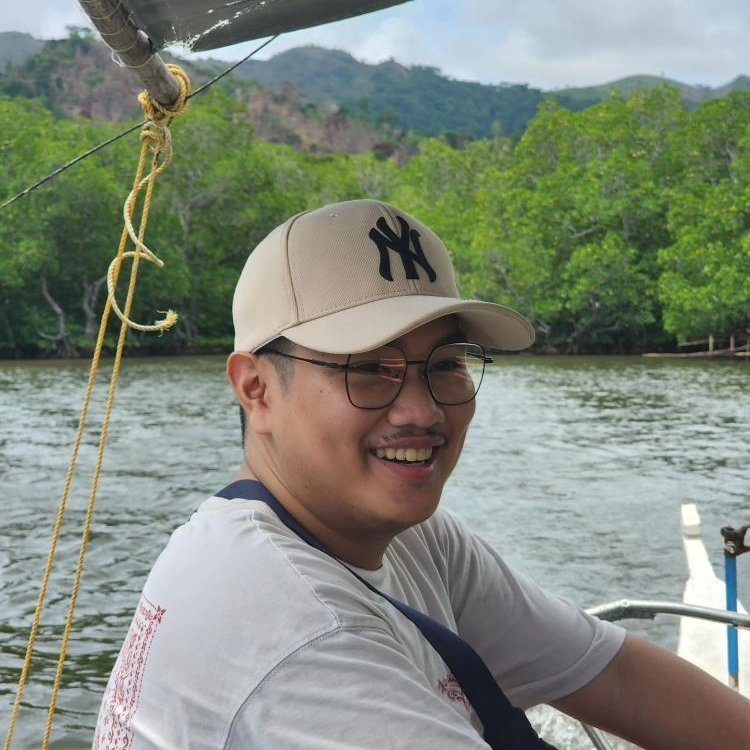
#> input picture nioshiii.jpg, 750 x 750 px, found by its file name
$ python LinsanganExer3.py
#> lines starting #> are read from the running program, lines starting #| are printed output that depends on the picture
import cv2
import numpy as np
import matplotlib.pyplot as plt

def scale_image(image, scale_factor, method):
    return cv2.resize(image, None, fx=scale_factor, fy=scale_factor, interpolation=method)

def rotate_image(image, angle):
    center = (image.shape[1] // 2, image.shape[0] // 2)
    rot_matrix = cv2.getRotationMatrix2D(center, angle, 1)
    return cv2.warpAffine(image, rot_matrix, (image.shape[1], image.shape[0]))

def display_image(image, title, position, cmap=None, xticks=None, yticks=None):
    plt.subplot(2, 2, position)
    plt.imshow(image, cmap=cmap)
    plt.title(title)
    plt.axis('on')
    if xticks is not None:
        plt.xticks(xticks)
    if yticks is not None:
        plt.yticks(yticks)

def main():
    image_path = r"C:/Users/Niiyyoooww/Desktop/DIP/Nioshiii.jpg"
    image = cv2.imread(image_path)
#> image is the input picture: shape (750, 750, 3); mean B, G, R 123.8, 137.3, 129.6

    if image is None:
        print("Error: Unable to load the image. Check the file path.")
        exit()

    image = cv2.cvtColor(image, cv2.COLOR_BGR2RGB)
    plt.figure(figsize=(8, 8))

    gray_image = cv2.cvtColor(image, cv2.COLOR_BGR2GRAY)
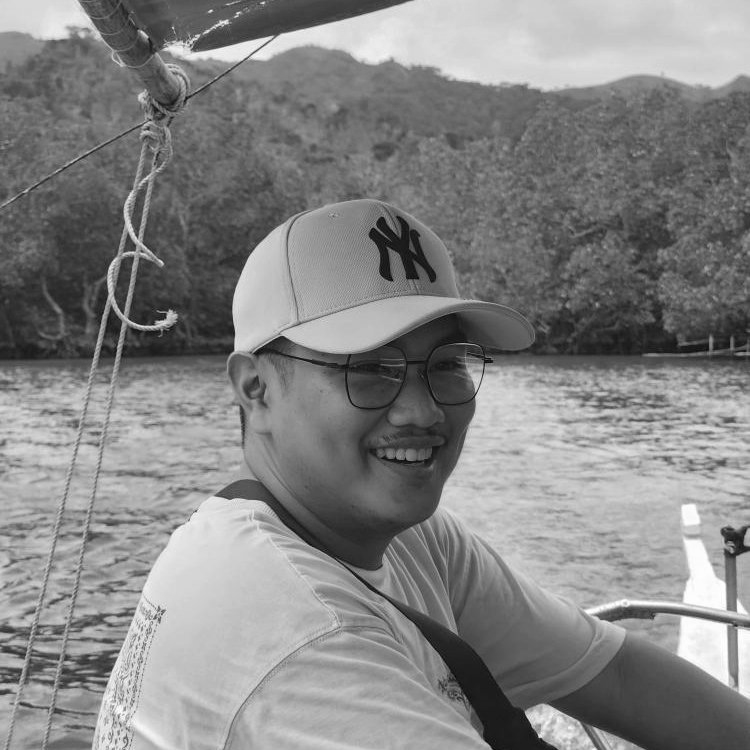
#> gray_image: shape (750, 750); min 2, max 255, mean 132.4
    display_image(gray_image, 'Original Image (Gray)', 1, cmap='gray', xticks=[200, 400, 600], yticks=[200, 400, 600])

    scaling_factor = 5  # Fixed scaling factor
    scaled_image = scale_image(image, scaling_factor, cv2.INTER_LINEAR)
    gray_scaled_image = cv2.cvtColor(scaled_image, cv2.COLOR_BGR2GRAY)
    display_image(gray_scaled_image, 'Scaled Image (Gray)', 2, cmap='gray', xticks=[1000, 2000, 3000], yticks=[500, 1000, 1500, 2000])

    rotated_image_60 = rotate_image(scaled_image, 60)
#> in rotate_image, `return cv2.warpAffine(image, rot_matrix, (image.shape[1], image.shape[..`:
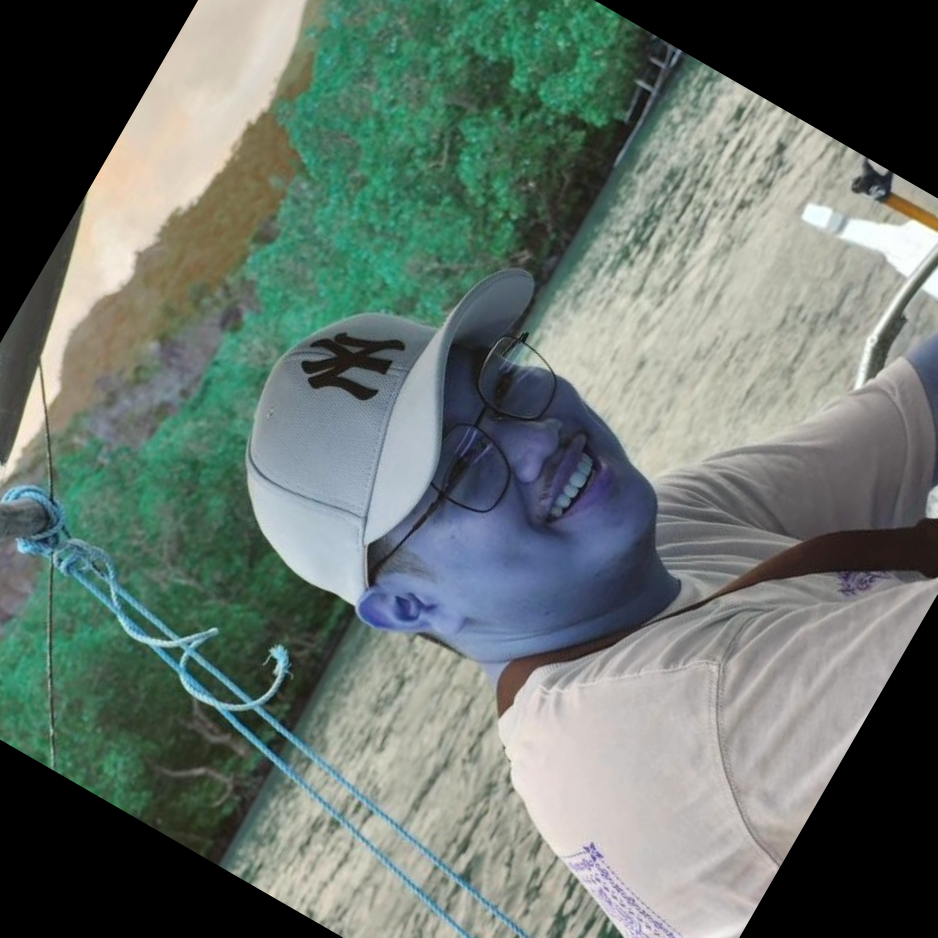
#> returned value: shape (3750, 3750, 3) (shown at 1/4 size); mean of channels 0, 1, 2 108.9, 115.8, 103.7; drawn as B, G, R
    gray_rotated_image_60 = cv2.cvtColor(rotated_image_60, cv2.COLOR_BGR2GRAY)
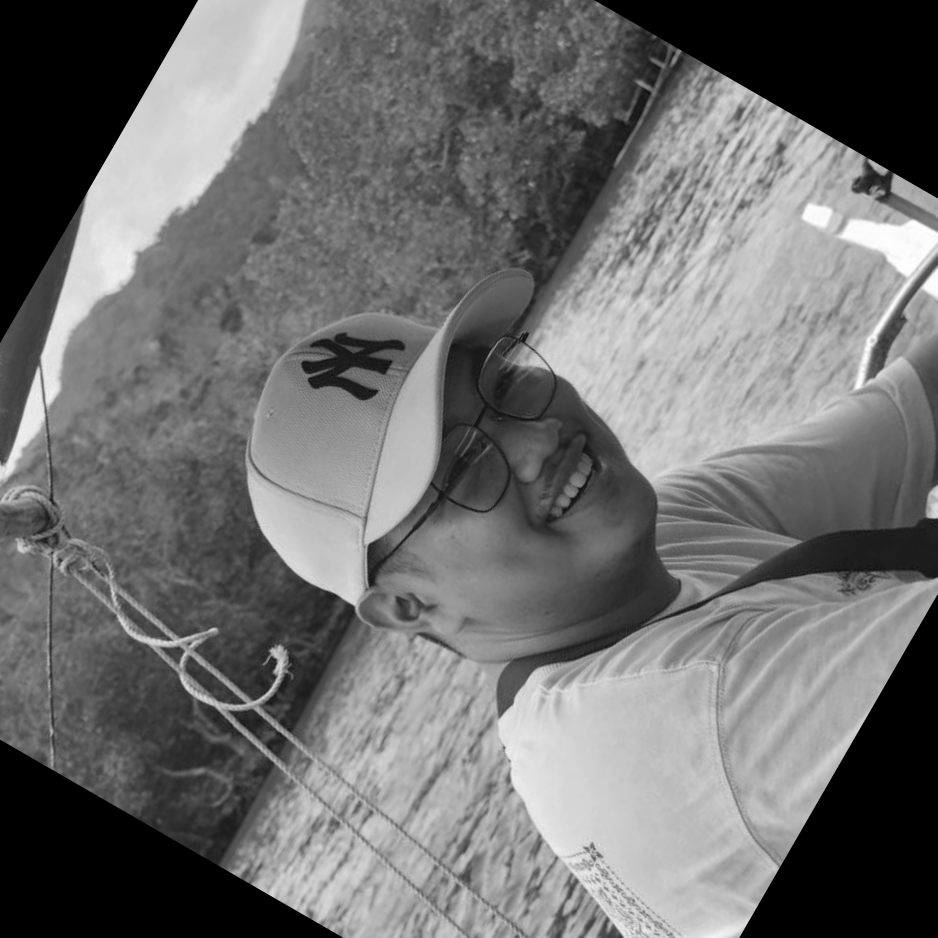
#> gray_rotated_image_60: shape (3750, 3750) (shown at 1/4 size); min 0, max 255, mean 111.4
    display_image(gray_rotated_image_60, 'Rotated Image 60deg (Gray)', 3, cmap='gray')

    rotated_image_45 = rotate_image(scaled_image, 45)
#> call 2 of rotate_image, with angle = 45
#> in rotate_image (call 2), `return cv2.warpAffine(image, rot_matrix, (image.shape[1], image.shape[..`:
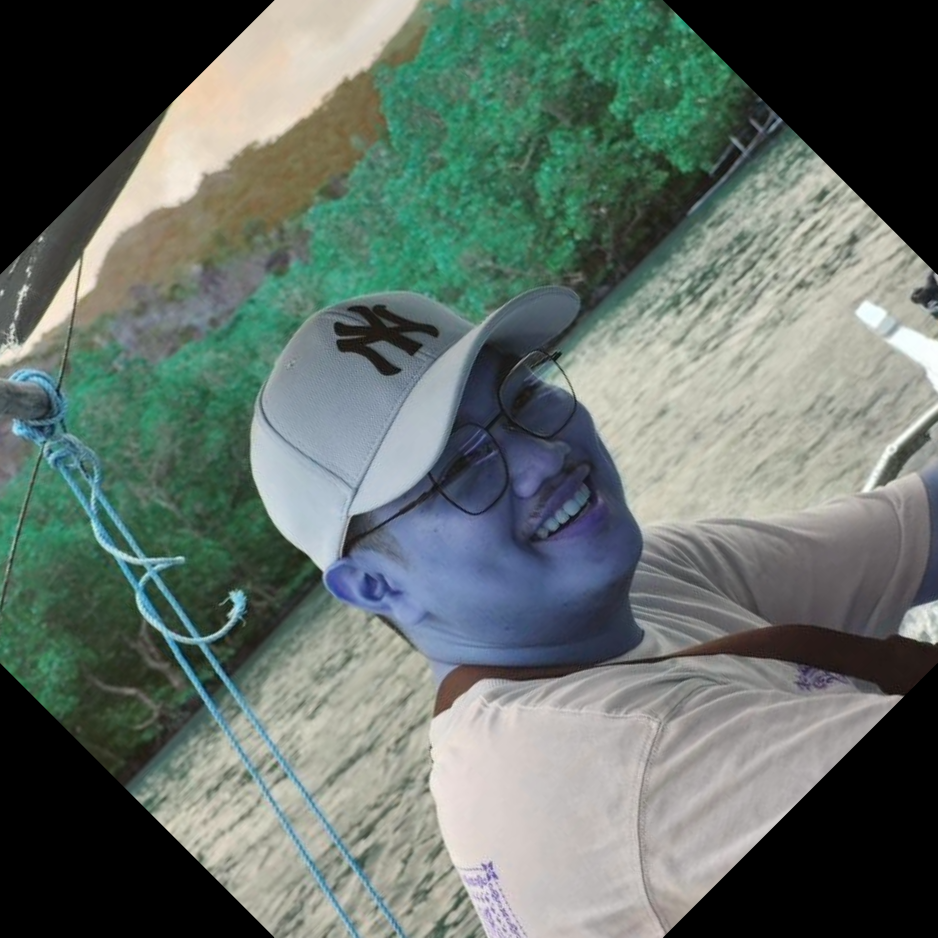
#> returned value: shape (3750, 3750, 3) (shown at 1/4 size); mean of channels 0, 1, 2 105.7, 112.3, 100.4; drawn as B, G, R
    gray_rotated_image_45 = cv2.cvtColor(rotated_image_45, cv2.COLOR_BGR2GRAY)
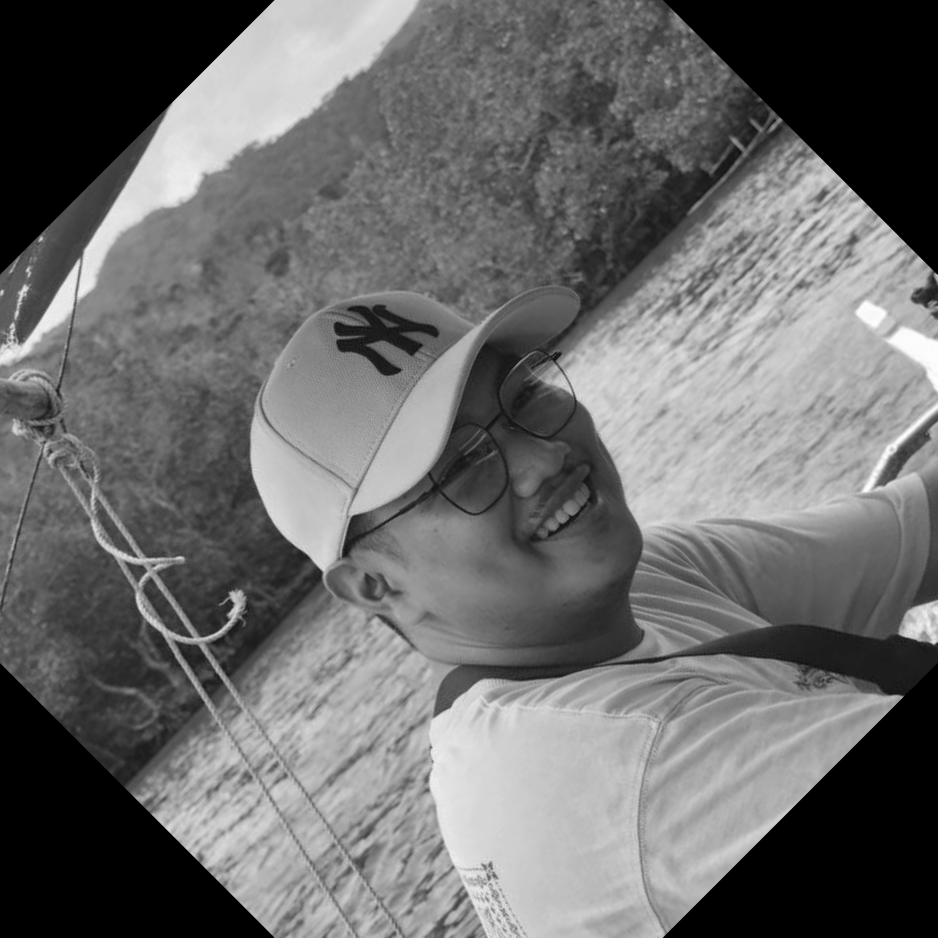
#> gray_rotated_image_45: shape (3750, 3750) (shown at 1/4 size); min 0, max 254, mean 108
    display_image(gray_rotated_image_45, 'Rotated Image 45deg (Gray)', 4, cmap='gray')

    plt.tight_layout()
    plt.show()

    plt.figure(figsize=(10, 8))

    display_image(image, 'Original Image', 1, xticks=[100, 200, 300, 400], yticks=[100, 200, 300, 400])

    bilinear_image = scale_image(image, 5, cv2.INTER_LINEAR)
    display_image(bilinear_image, 'Bilinear Image', 2, xticks=[500, 1000, 1500, 2000, 2500], yticks=[500, 1000, 1500, 2000])

    nearest_image = scale_image(image, 5, cv2.INTER_NEAREST)
    display_image(nearest_image, 'Nearest Image', 3, xticks=[500, 1000, 1500, 2000, 2500], yticks=[500, 1000, 1500, 2000])

    bicubic_image = scale_image(image, 5, cv2.INTER_CUBIC)
    display_image(bicubic_image, 'Bicubic Image', 4, xticks=[500, 1000, 1500, 2000, 2500], yticks=[500, 1000, 1500, 2000])

    plt.tight_layout()
    plt.show()

if __name__ == "__main__":
    main()

$ run again, with cancercell.jpg copied over nioshiii.jpg
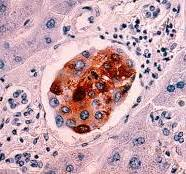
#> input picture cancercell.jpg, 186 x 174 px, found by its file name
#> in main, image is the input picture: shape (174, 186, 3); mean B, G, R 173.1, 162.8, 197.5
#> in rotate_image (call 2), `return cv2.warpAffine(image, rot_matrix, (image.shape[1], image.shape[..`:
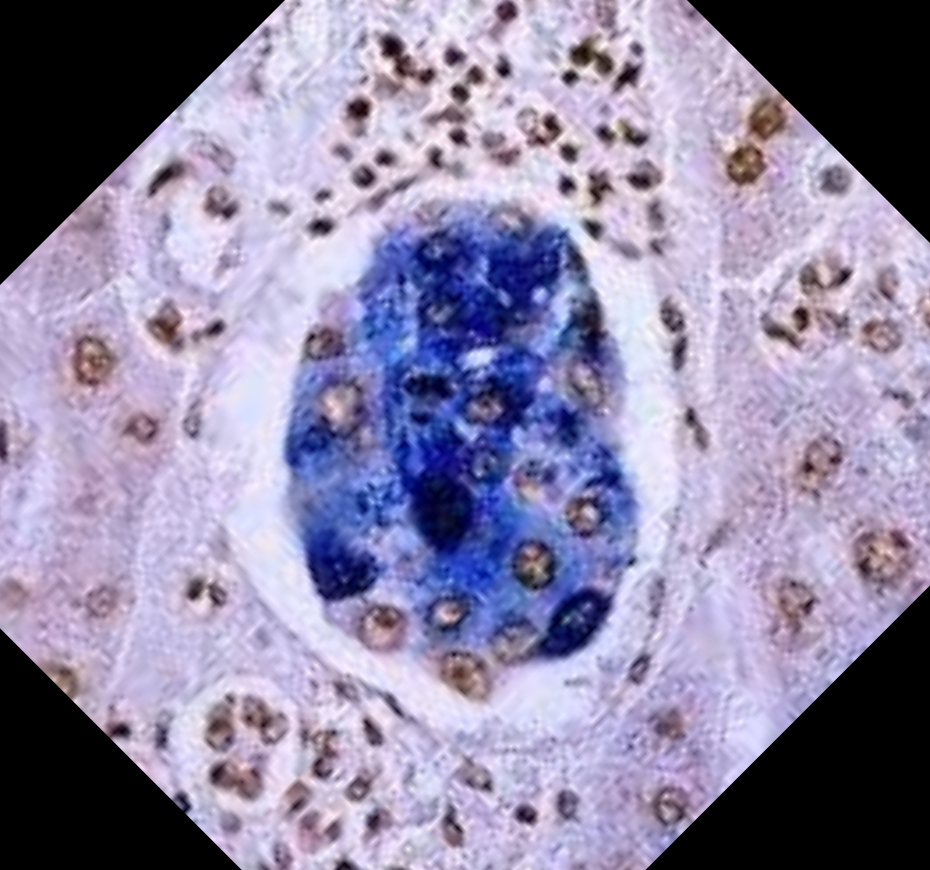
#> returned value: shape (870, 930, 3); mean of channels 0, 1, 2 163.9, 134, 141.5; drawn as B, G, R
#> in main, `gray_rotated_image_45 = cv2.cvtColor(rotated_image_45, cv2.COLOR_BGR2G..`:
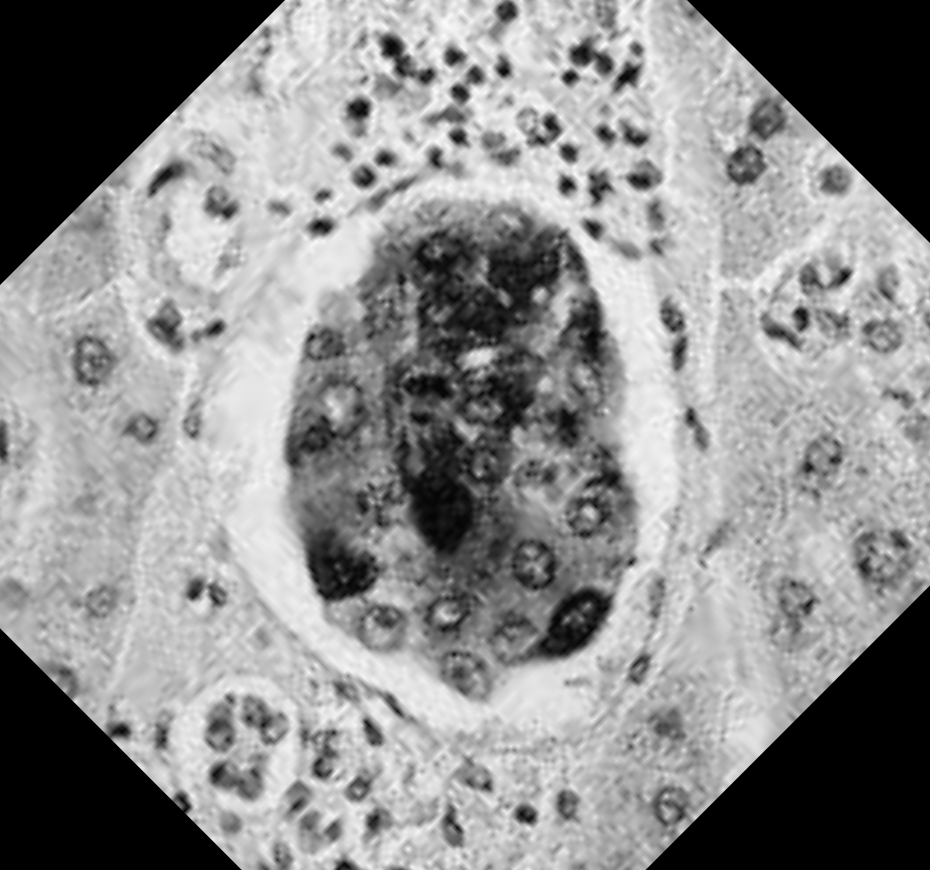
#> gray_rotated_image_45: shape (870, 930); min 0, max 251, mean 139.7
